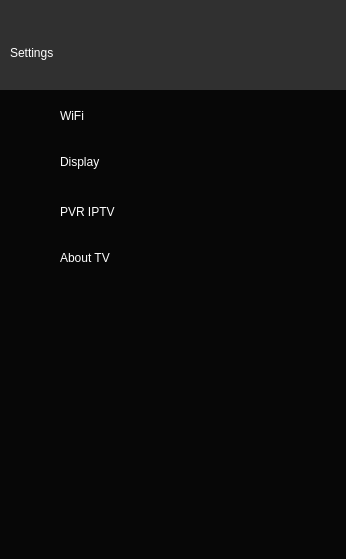
<?xml version="1.0" encoding="UTF-8"?>
<ui version="4.0">
 <class>Setting</class>
 <widget class="QWidget" name="Setting">
  <property name="geometry">
   <rect>
    <x>0</x>
    <y>0</y>
    <width>346</width>
    <height>559</height>
   </rect>
  </property>
  <property name="windowTitle">
   <string>Form</string>
  </property>
  <property name="styleSheet">
   <string notr="true">QWidget#Setting{
background-color: rgb(21, 21, 21);
}</string>
  </property>
  <widget class="QWidget" name="widget" native="true">
   <property name="geometry">
    <rect>
     <x>0</x>
     <y>0</y>
     <width>351</width>
     <height>91</height>
    </rect>
   </property>
   <property name="styleSheet">
    <string notr="true">background-color: rgb(48, 48, 48);</string>
   </property>
   <widget class="QLabel" name="label_7">
    <property name="geometry">
     <rect>
      <x>10</x>
      <y>27</y>
      <width>131</width>
      <height>51</height>
     </rect>
    </property>
    <property name="styleSheet">
     <string notr="true">font: 57 20pt &quot;Roboto Condensed&quot;;
color: white;
</string>
    </property>
    <property name="text">
     <string>Settings</string>
    </property>
   </widget>
  </widget>
  <widget class="QWidget" name="bg" native="true">
   <property name="geometry">
    <rect>
     <x>0</x>
     <y>90</y>
     <width>351</width>
     <height>581</height>
    </rect>
   </property>
   <property name="styleSheet">
    <string notr="true">QWidget#bg{
	background-color: rgb(7, 7, 7);
}</string>
   </property>
   <widget class="QWidget" name="verticalLayoutWidget">
    <property name="geometry">
     <rect>
      <x>0</x>
      <y>0</y>
      <width>351</width>
      <height>471</height>
     </rect>
    </property>
    <layout class="QVBoxLayout" name="verticalLayout">
     <item>
      <widget class="QWidget" name="WIFI" native="true">
       <property name="sizePolicy">
        <sizepolicy hsizetype="Expanding" vsizetype="Fixed">
         <horstretch>0</horstretch>
         <verstretch>0</verstretch>
        </sizepolicy>
       </property>
       <property name="minimumSize">
        <size>
         <width>0</width>
         <height>42</height>
        </size>
       </property>
       <property name="maximumSize">
        <size>
         <width>16777215</width>
         <height>58</height>
        </size>
       </property>
       <widget class="QPushButton" name="WIFIclick">
        <property name="geometry">
         <rect>
          <x>0</x>
          <y>0</y>
          <width>351</width>
          <height>51</height>
         </rect>
        </property>
        <property name="styleSheet">
         <string notr="true">QPushButton{
	background-color: rgba(255, 255, 255, 0);
border: none;
}
QPushButton::focus{
	background-color: rgba(255, 255, 255, 70);
}</string>
        </property>
        <property name="text">
         <string/>
        </property>
        <property name="default">
         <bool>true</bool>
        </property>
       </widget>
       <widget class="QLabel" name="label">
        <property name="geometry">
         <rect>
          <x>60</x>
          <y>17</y>
          <width>131</width>
          <height>18</height>
         </rect>
        </property>
        <property name="styleSheet">
         <string notr="true">font: 57 17pt &quot;Roboto Condensed&quot;;
color: white;
</string>
        </property>
        <property name="text">
         <string>WiFi</string>
        </property>
       </widget>
       <widget class="QLabel" name="label_2">
        <property name="geometry">
         <rect>
          <x>10</x>
          <y>9</y>
          <width>32</width>
          <height>32</height>
         </rect>
        </property>
        <property name="text">
         <string/>
        </property>
        <property name="pixmap">
         <pixmap resource="res.qrc">:/res/wifi.png</pixmap>
        </property>
        <property name="scaledContents">
         <bool>true</bool>
        </property>
       </widget>
      </widget>
     </item>
     <item>
      <widget class="QWidget" name="Display" native="true">
       <property name="sizePolicy">
        <sizepolicy hsizetype="Expanding" vsizetype="Fixed">
         <horstretch>0</horstretch>
         <verstretch>0</verstretch>
        </sizepolicy>
       </property>
       <property name="minimumSize">
        <size>
         <width>0</width>
         <height>42</height>
        </size>
       </property>
       <property name="maximumSize">
        <size>
         <width>16777215</width>
         <height>58</height>
        </size>
       </property>
       <widget class="QPushButton" name="DISPLAYclick">
        <property name="geometry">
         <rect>
          <x>0</x>
          <y>0</y>
          <width>351</width>
          <height>51</height>
         </rect>
        </property>
        <property name="styleSheet">
         <string notr="true">QPushButton{
	background-color: rgba(255, 255, 255, 0);
border: none;
}
QPushButton::focus{
	background-color: rgba(255, 255, 255, 70);
}</string>
        </property>
        <property name="text">
         <string/>
        </property>
        <property name="default">
         <bool>true</bool>
        </property>
       </widget>
       <widget class="QLabel" name="label_3">
        <property name="geometry">
         <rect>
          <x>60</x>
          <y>8</y>
          <width>161</width>
          <height>31</height>
         </rect>
        </property>
        <property name="styleSheet">
         <string notr="true">font: 57 17pt &quot;Roboto Condensed&quot;;
color: white;
</string>
        </property>
        <property name="text">
         <string>Display</string>
        </property>
       </widget>
       <widget class="QLabel" name="label_4">
        <property name="geometry">
         <rect>
          <x>10</x>
          <y>9</y>
          <width>32</width>
          <height>32</height>
         </rect>
        </property>
        <property name="text">
         <string/>
        </property>
        <property name="pixmap">
         <pixmap resource="res.qrc">:/res/display.png</pixmap>
        </property>
        <property name="scaledContents">
         <bool>true</bool>
        </property>
       </widget>
       <widget class="QWidget" name="Display_2" native="true">
        <property name="geometry">
         <rect>
          <x>340</x>
          <y>30</y>
          <width>349</width>
          <height>42</height>
         </rect>
        </property>
        <property name="sizePolicy">
         <sizepolicy hsizetype="Expanding" vsizetype="Fixed">
          <horstretch>0</horstretch>
          <verstretch>0</verstretch>
         </sizepolicy>
        </property>
        <property name="minimumSize">
         <size>
          <width>0</width>
          <height>42</height>
         </size>
        </property>
        <property name="maximumSize">
         <size>
          <width>16777215</width>
          <height>58</height>
         </size>
        </property>
        <widget class="QPushButton" name="DISPLAYclick_2">
         <property name="geometry">
          <rect>
           <x>0</x>
           <y>0</y>
           <width>351</width>
           <height>51</height>
          </rect>
         </property>
         <property name="styleSheet">
          <string notr="true">QPushButton{
	background-color: rgba(255, 255, 255, 0);
border: none;
}
QPushButton::focus{
	background-color: rgba(255, 255, 255, 70);
}</string>
         </property>
         <property name="text">
          <string/>
         </property>
         <property name="default">
          <bool>true</bool>
         </property>
        </widget>
        <widget class="QLabel" name="label_8">
         <property name="geometry">
          <rect>
           <x>60</x>
           <y>8</y>
           <width>161</width>
           <height>31</height>
          </rect>
         </property>
         <property name="styleSheet">
          <string notr="true">font: 57 17pt &quot;Roboto Condensed&quot;;
color: white;
</string>
         </property>
         <property name="text">
          <string>Display</string>
         </property>
        </widget>
        <widget class="QLabel" name="label_9">
         <property name="geometry">
          <rect>
           <x>10</x>
           <y>9</y>
           <width>32</width>
           <height>32</height>
          </rect>
         </property>
         <property name="text">
          <string/>
         </property>
         <property name="pixmap">
          <pixmap resource="res.qrc">:/res/display.png</pixmap>
         </property>
         <property name="scaledContents">
          <bool>true</bool>
         </property>
        </widget>
       </widget>
      </widget>
     </item>
     <item>
      <widget class="QWidget" name="IPTV" native="true">
       <property name="enabled">
        <bool>true</bool>
       </property>
       <property name="sizePolicy">
        <sizepolicy hsizetype="Expanding" vsizetype="Fixed">
         <horstretch>0</horstretch>
         <verstretch>0</verstretch>
        </sizepolicy>
       </property>
       <property name="minimumSize">
        <size>
         <width>0</width>
         <height>42</height>
        </size>
       </property>
       <property name="maximumSize">
        <size>
         <width>16777215</width>
         <height>58</height>
        </size>
       </property>
       <widget class="QPushButton" name="IPTVclick">
        <property name="geometry">
         <rect>
          <x>0</x>
          <y>0</y>
          <width>351</width>
          <height>51</height>
         </rect>
        </property>
        <property name="styleSheet">
         <string notr="true">QPushButton{
	background-color: rgba(255, 255, 255, 0);
border: none;
}
QPushButton::focus{
	background-color: rgba(255, 255, 255, 70);
}</string>
        </property>
        <property name="text">
         <string/>
        </property>
        <property name="default">
         <bool>true</bool>
        </property>
       </widget>
       <widget class="QLabel" name="label_10">
        <property name="geometry">
         <rect>
          <x>60</x>
          <y>17</y>
          <width>131</width>
          <height>18</height>
         </rect>
        </property>
        <property name="styleSheet">
         <string notr="true">font: 57 17pt &quot;Roboto Condensed&quot;;
color: white;
</string>
        </property>
        <property name="text">
         <string>PVR IPTV </string>
        </property>
       </widget>
       <widget class="QLabel" name="label_11">
        <property name="geometry">
         <rect>
          <x>10</x>
          <y>9</y>
          <width>32</width>
          <height>32</height>
         </rect>
        </property>
        <property name="text">
         <string/>
        </property>
        <property name="pixmap">
         <pixmap resource="res.qrc">:/res/ipmini.png</pixmap>
        </property>
        <property name="scaledContents">
         <bool>true</bool>
        </property>
       </widget>
      </widget>
     </item>
     <item>
      <widget class="QWidget" name="About" native="true">
       <property name="sizePolicy">
        <sizepolicy hsizetype="Expanding" vsizetype="Fixed">
         <horstretch>0</horstretch>
         <verstretch>0</verstretch>
        </sizepolicy>
       </property>
       <property name="minimumSize">
        <size>
         <width>0</width>
         <height>42</height>
        </size>
       </property>
       <property name="maximumSize">
        <size>
         <width>16777215</width>
         <height>58</height>
        </size>
       </property>
       <widget class="QPushButton" name="ABOUTclick">
        <property name="geometry">
         <rect>
          <x>0</x>
          <y>0</y>
          <width>351</width>
          <height>51</height>
         </rect>
        </property>
        <property name="styleSheet">
         <string notr="true">QPushButton{
	background-color: rgba(255, 255, 255, 0);
border: none;
}
QPushButton::focus{
	background-color: rgba(255, 255, 255, 70);
}</string>
        </property>
        <property name="text">
         <string/>
        </property>
        <property name="default">
         <bool>true</bool>
        </property>
       </widget>
       <widget class="QLabel" name="label_5">
        <property name="geometry">
         <rect>
          <x>60</x>
          <y>8</y>
          <width>161</width>
          <height>31</height>
         </rect>
        </property>
        <property name="styleSheet">
         <string notr="true">font: 57 17pt &quot;Roboto Condensed&quot;;
color: white;
</string>
        </property>
        <property name="text">
         <string>About TV</string>
        </property>
       </widget>
       <widget class="QLabel" name="label_6">
        <property name="geometry">
         <rect>
          <x>10</x>
          <y>9</y>
          <width>32</width>
          <height>32</height>
         </rect>
        </property>
        <property name="text">
         <string/>
        </property>
        <property name="pixmap">
         <pixmap resource="res.qrc">:/res/info.png</pixmap>
        </property>
        <property name="scaledContents">
         <bool>true</bool>
        </property>
       </widget>
      </widget>
     </item>
     <item>
      <spacer name="verticalSpacer">
       <property name="orientation">
        <enum>Qt::Vertical</enum>
       </property>
       <property name="sizeHint" stdset="0">
        <size>
         <width>20</width>
         <height>40</height>
        </size>
       </property>
      </spacer>
     </item>
    </layout>
   </widget>
  </widget>
 </widget>
 <resources>
  <include location="res.qrc"/>
 </resources>
 <connections/>
</ui>
